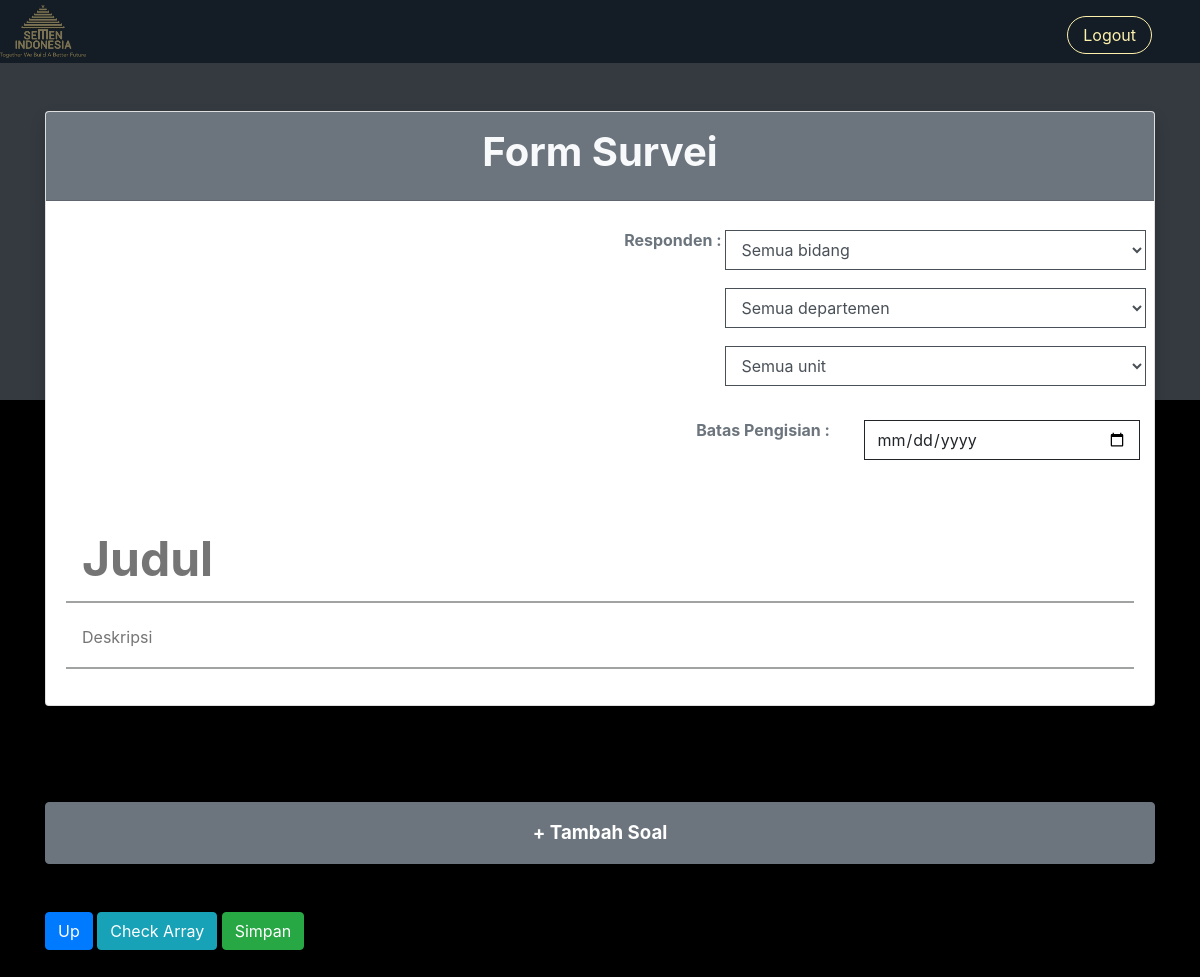
Page /buatform.php on the committed database.
### tables this page shows
CREATE TABLE `level` (
  `id` tinyint(3) UNSIGNED NOT NULL,
  `nama` varchar(20) NOT NULL
);

### buatform.php (the view, shortened to what this page needs)
 <?php
	require_once 'navbar.php';
 ?>
<head>
	<link rel="stylesheet" type="text/css" href="../css/style-user-buatform.css">
</head>
<div class="container pb-5">
	<form id="formSurvey" enctype="multipart/form-data" method="post" action="<?php echo htmlspecialchars($_SERVER["PHP_SELF"]); ?>">
		<section id="AttrSurvei">
			<div class="card-deck">
				<div class="card bg-card-buatform my-5 shadow">
					<div class="text-center card-header text-light bg-secondary p-3">
						<h1><b>Form Survei</b></h1>
					</div>
					<div class="card-body formAttr text-center">
	  					<div class="form-group row justify-content-end text-right">
	  						<label class="col-form-label col-sm-2 text-secondary px-0"><b>Responden :</b></label>
							<div class="col-sm-5 row">
<?php
						$conn = new koneksi();
						$db = $conn->get_koneksi();
						$stmt = $db->query('SELECT * FROM level WHERE id != 0');
						while ($res = $stmt->fetch()) {
?>
								<select class="mx-1 form-control underline" name="<?php echo $res['nama']; ?>" id="role-responden-<?php echo $res['nama']; ?>" required="">
									<option value=0 selected="">Semua <?php echo $res["nama"]; ?></option>
								</select>
<?php
						}
?>
							</div>
						</div>
						<div class="form-group pengisian row justify-content-end mb-5">
	  						<label class="col-form-label col-sm-2 text-secondary px-0"><b>Batas Pengisian :</b></label>
							<input class="col-sm-3 form-control form-control-plaintext underline" type="date" name="batasWaktu">
						</div>
		  				<div class="form-group">
		  					<textarea class="form-control-plaintext pl-3 underline" placeholder="Judul" name="judul"></textarea>
						</div>
						<div class="form-group">
		  					<textarea class="form-control-plaintext pl-3 underline" placeholder="Deskripsi" name="deskripsi"></textarea>
						</div>
					</div>
				</div>
			</div>
		</section>
		<button type="button" class="btn btn-secondary p-3 my-5 btn-block btnNext">+ Tambah Soal</button>
		<a href="#AttrSurvei" class="btn btn-primary">Up</a>
		<button type="button" onclick="send()" class="btn btn-info">Check Array</button>
		<button class="btn btn-success">Simpan</button>
	</form>
</div>
</body>
</html>

### css/style-user-buatform.css (style rules this page uses)
html { scroll-behavior: smooth; }
body { background-color: black; }
.bg-card-buatform { background-color: white; }
.underline { background: transparent; border: none; border-bottom: 2px solid #A1A2A2; border-radius: 0px; outline: none }
textarea.underline { overflow: hidden; }
textarea.underline::placeholder { margin-top: 220px }

### buatform.php (style rules this page uses)
select.underline, input[type="date"] { border: none; outline: solid 0.3px; margin: 10px 10px; }
.btnNext { font-size: 14pt; font-weight: bold; }
textarea[name='judul'] { font-weight: bold; font-size: 36pt; width: 100%; }
.card { animation :animate linear 0.5s; animation-iteration-count: 1; }
textarea.underline { height: 50px; }

### rows in the picture
level: bidang "Semua bidang"
level: departemen "Semua departemen"
level: unit "Semua unit"
